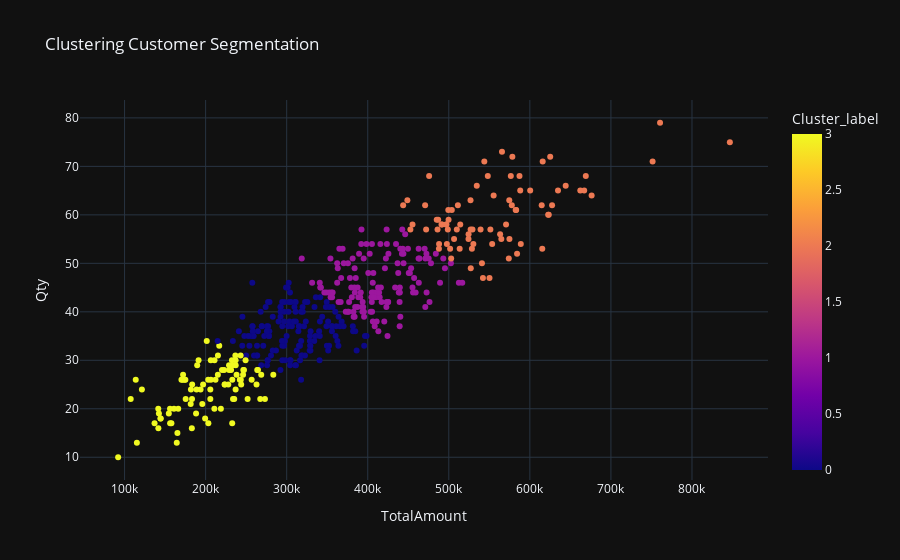

This figure's notebook cell:
### Code cell
fig = px.scatter(df_model, x='TotalAmount', y='Qty', color='Cluster_label', title='Clustering Customer Segmentation', template='plotly_dark')
fig.show()

### Figure 1 — Plotly figure (JSON) as saved in the notebook; plotly's stock layout.template omitted (floating-point values rounded to 4 significant figures; data arrays with more than 128 entries replaced by an {"elided": "..."} marker saying what was removed)
{"data": [{"hovertemplate": "TotalAmount=%{x}<br>Qty=%{y}<br>Cluster_label=%{marker.color}<extra></extra>", "legendgroup": "", "marker": {"color": {"elided": "447 int values"}, "coloraxis": "coloraxis", "symbol": "circle"}, "mode": "markers", "name": "", "orientation": "v", "showlegend": false, "type": "scatter", "x": {"elided": "447 int values"}, "xaxis": "x", "y": {"elided": "447 int values"}, "yaxis": "y"}], "layout": {"coloraxis": {"colorbar": {"title": {"text": "Cluster_label"}}, "colorscale": [[0, "#0d0887"], [0.1111, "#46039f"], [0.2222, "#7201a8"], [0.3333, "#9c179e"], [0.4444, "#bd3786"], [0.5556, "#d8576b"], [0.6667, "#ed7953"], [0.7778, "#fb9f3a"], [0.8889, "#fdca26"], [1, "#f0f921"]]}, "legend": {"tracegroupgap": 0}, "title": {"text": "Clustering Customer Segmentation"}, "xaxis": {"anchor": "y", "domain": [0, 1], "title": {"text": "TotalAmount"}}, "yaxis": {"anchor": "x", "domain": [0, 1], "title": {"text": "Qty"}}}}
